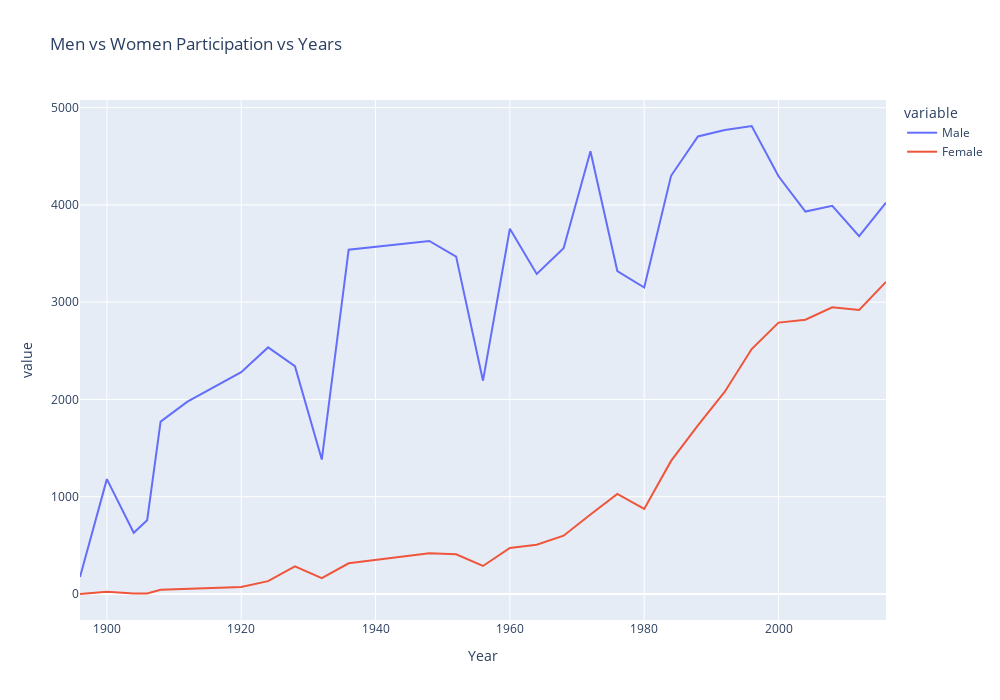

Here is the notebook cell this chart was saved with:
### Code cell
# Men Vs Women Participation Over the Years

men = athlete_df[athlete_df['Sex'] == 'M'].groupby('Year').count()['Name'].reset_index()
women = athlete_df[athlete_df['Sex'] == 'F'].groupby('Year').count()['Name'].reset_index()
final = men.merge(women,on='Year',how ='left')
final.rename(columns={'Name_x':'Male','Name_y':'Female'}, inplace=True)
final.fillna(0,inplace=True)

# plotting the graph
fig = px.line(final, x='Year', y=['Male','Female'], title = "Men vs Women Participation vs Years", height = 700, width =1000)
fig.show()
# display(Image(filename='img/plot4.png'))

### Figure 1 — Plotly figure (JSON) as saved in the notebook; plotly's stock layout.template omitted (floating-point values rounded to 4 significant figures)
{"data": [{"hovertemplate": "variable=Male<br>Year=%{x}<br>value=%{y}<extra></extra>", "legendgroup": "Male", "line": {"color": "#636efa", "dash": "solid"}, "marker": {"symbol": "circle"}, "mode": "lines", "name": "Male", "orientation": "v", "showlegend": true, "type": "scatter", "x": [1896, 1900, 1904, 1906, 1908, 1912, 1920, 1924, 1928, 1932, 1936, 1948, 1952, 1956, 1960, 1964, 1968, 1972, 1976, 1980, 1984, 1988, 1992, 1996, 2000, 2004, 2008, 2012, 2016], "xaxis": "x", "y": [174.0, 1181.0, 629.0, 759.0, 1772.0, 1978.0, 2280.0, 2535.0, 2342.0, 1382.0, 3539.0, 3629.0, 3468.0, 2193.0, 3755.0, 3290.0, 3555.0, 4552.0, 3320.0, 3151.0, 4299.0, 4704.0, 4769.0, 4811.0, 4294.0, 3931.0, 3990.0, 3679.0, 4022.0], "yaxis": "y"}, {"hovertemplate": "variable=Female<br>Year=%{x}<br>value=%{y}<extra></extra>", "legendgroup": "Female", "line": {"color": "#EF553B", "dash": "solid"}, "marker": {"symbol": "circle"}, "mode": "lines", "name": "Female", "orientation": "v", "showlegend": true, "type": "scatter", "x": [1896, 1900, 1904, 1906, 1908, 1912, 1920, 1924, 1928, 1932, 1936, 1948, 1952, 1956, 1960, 1964, 1968, 1972, 1976, 1980, 1984, 1988, 1992, 1996, 2000, 2004, 2008, 2012, 2016], "xaxis": "x", "y": [0.0, 23.0, 6.0, 6.0, 44.0, 53.0, 73.0, 132.0, 285.0, 162.0, 316.0, 420.0, 409.0, 288.0, 473.0, 507.0, 599.0, 818.0, 1028.0, 875.0, 1368.0, 1734.0, 2080.0, 2518.0, 2790.0, 2820.0, 2947.0, 2919.0, 3209.0], "yaxis": "y"}], "layout": {"height": 700, "legend": {"title": {"text": "variable"}, "tracegroupgap": 0}, "title": {"text": "Men vs Women Participation vs Years"}, "width": 1000, "xaxis": {"anchor": "y", "domain": [0, 1], "title": {"text": "Year"}}, "yaxis": {"anchor": "x", "domain": [0, 1], "title": {"text": "value"}}}}
